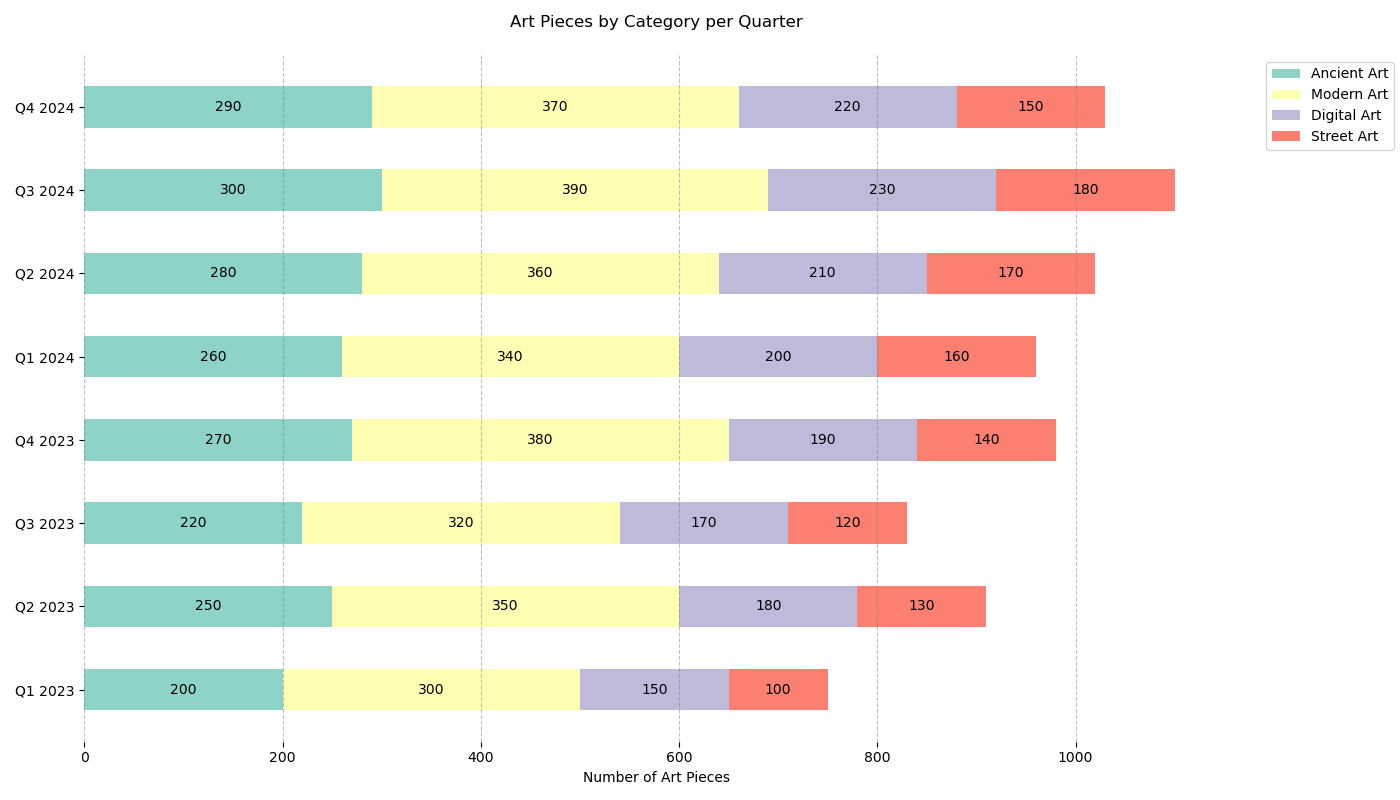

The script that drew this image:

import matplotlib.pyplot as plt

# Data from the table
quarters = ['Q1 2023', 'Q2 2023', 'Q3 2023', 'Q4 2023', 
            'Q1 2024', 'Q2 2024', 'Q3 2024', 'Q4 2024']
ancient_art = [200, 250, 220, 270, 260, 280, 300, 290]
modern_art = [300, 350, 320, 380, 340, 360, 390, 370]
digital_art = [150, 180, 170, 190, 200, 210, 230, 220]
street_art = [100, 130, 120, 140, 160, 170, 180, 150]

# Stacked bar data preparation
bar_height = 0.5
indices = range(len(quarters))

# Plotting
fig, ax = plt.subplots(figsize=(14, 8))

ax.barh(indices, ancient_art, height=bar_height, color='#8dd3c7', label='Ancient Art')
ax.barh(indices, modern_art, height=bar_height, left=ancient_art, color='#ffffb3', label='Modern Art')
ax.barh(indices, digital_art, height=bar_height, left=[i+j for i,j in zip(ancient_art, modern_art)], color='#bebada', label='Digital Art')
ax.barh(indices, street_art, height=bar_height, left=[i+j+k for i,j,k in zip(ancient_art, modern_art, digital_art)], color='#fb8072', label='Street Art')

# Labels and Titles
ax.set_xlabel('Number of Art Pieces')
ax.set_title('Art Pieces by Category per Quarter', pad=20)
ax.set_yticks(indices)
ax.set_yticklabels(quarters)
ax.legend(loc='upper right', bbox_to_anchor=(1.15, 1))

# Numerical labels
for i in range(len(quarters)):
    ax.text(ancient_art[i]/2, i, str(ancient_art[i]), va='center', ha='center', color='black')
    ax.text(ancient_art[i] + modern_art[i]/2, i, str(modern_art[i]), va='center', ha='center', color='black')
    ax.text(ancient_art[i] + modern_art[i] + digital_art[i]/2, i, str(digital_art[i]), va='center', ha='center', color='black')
    ax.text(ancient_art[i] + modern_art[i] + digital_art[i] + street_art[i]/2, i, str(street_art[i]), va='center', ha='center', color='black')

# Remove the spines
for spine in ax.spines.values():
    spine.set_visible(False)

# Grid lines
ax.xaxis.grid(True, linestyle='--', which='major', color='grey', alpha=0.5)

# Show plot
plt.tight_layout()
plt.show()
